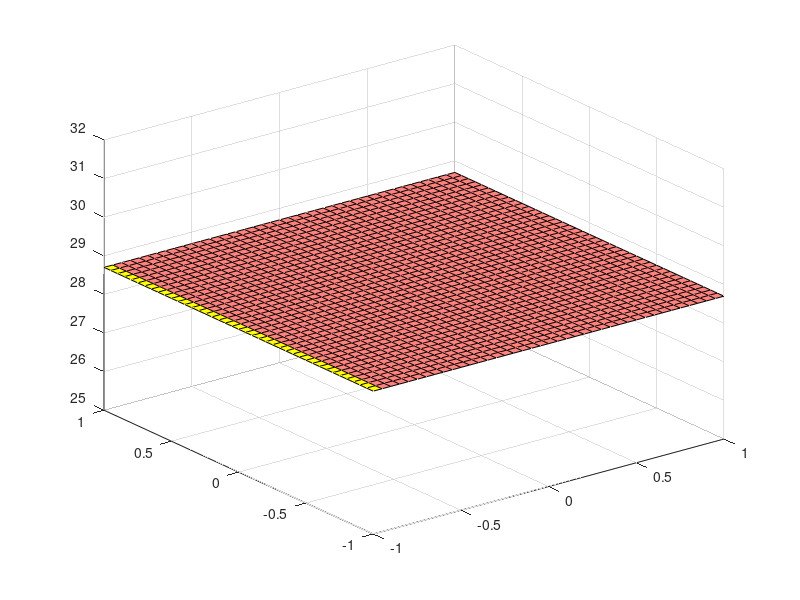

This figure's MATLAB source: (Note: this script raises an error after producing the figure.)
%ploting z=x*y*2-x^3
clc
clear all

x = -1:0.05:1;
y = -1:0.05:1;

[x,y] = meshgrid( x , y) ;
z = x*y*2 - x^3;

surf(x,y,z);
colormap spring
shading cool